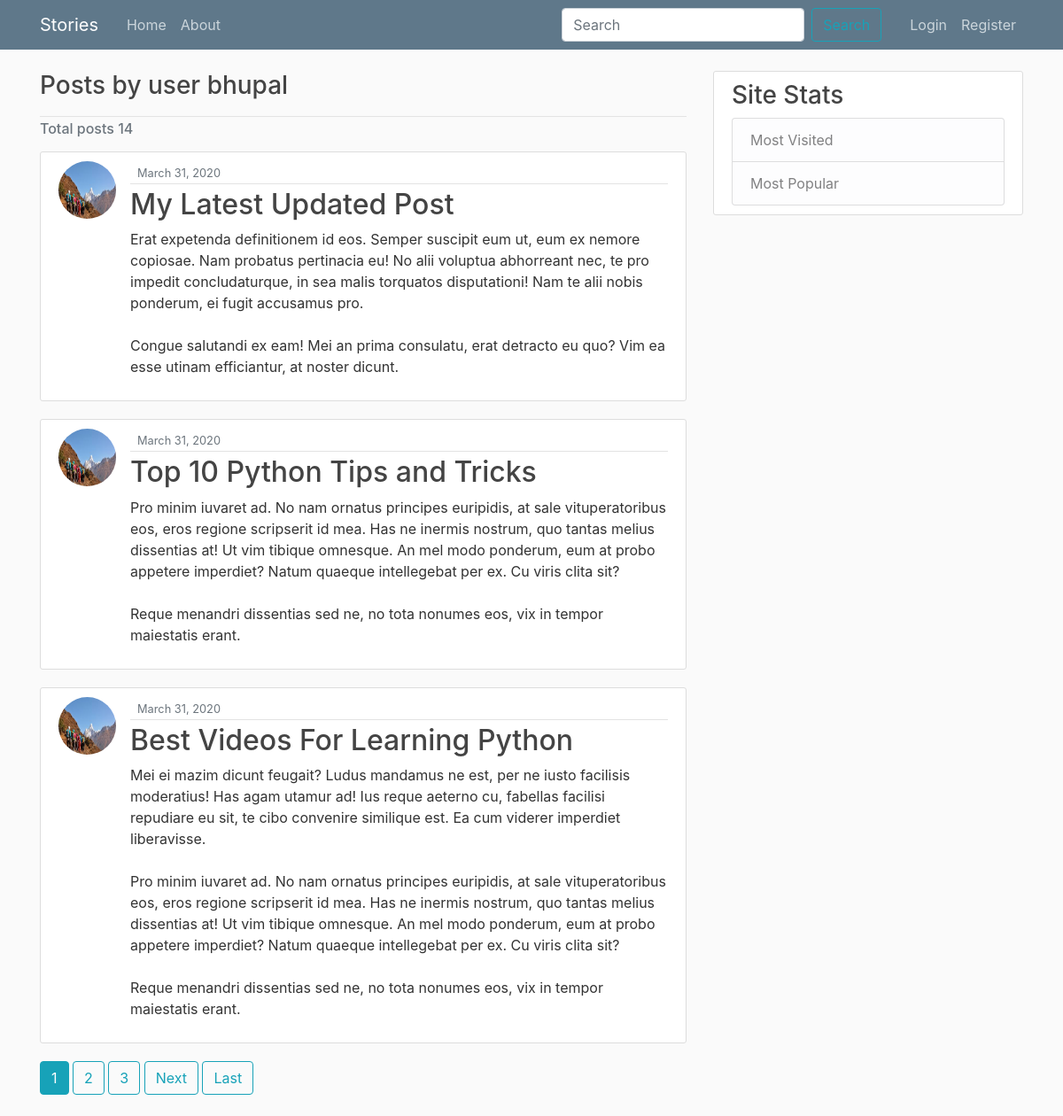
Page /user/bhupal on the earlier database version.
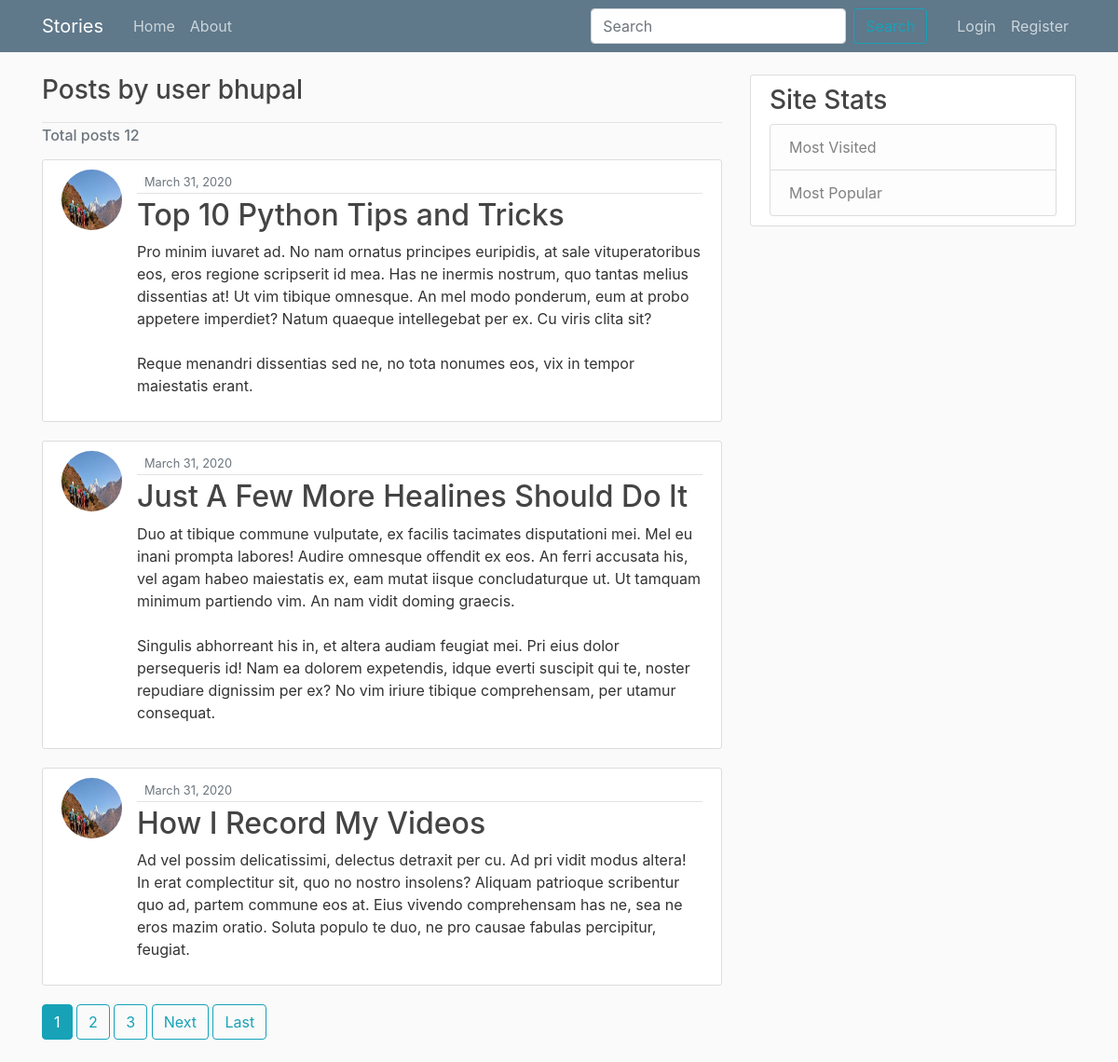
Same page on the later database version.
### blog/models.py (models this page shows, shortened)
class Post(models.Model):
    title = models.CharField(max_length=100)
    content = models.TextField()
    date_posted = models.DateTimeField(default=timezone.now)
    author = models.ForeignKey(User, on_delete=models.CASCADE)

### users/models.py (models this page shows, shortened)
class Profile(models.Model):
    user = models.OneToOneField(User, on_delete=models.CASCADE)
    image = models.ImageField(default='default.jpg', upload_to='profile_pics')

### blog/views.py (the view)
# urls.py: path('user/<str:username>', UserPostListView.as_view(), name='user-posts'),
class UserPostListView(ListView):
    model = Post # query Post model in order to create list view
    template_name = 'blog/user_posts.html' # <app>/<model>_<viewtype>.html
    context_object_name = 'posts'
    ordering = ['-date_posted']
    paginate_by = 3
    def get_queryset(self):
        user = get_object_or_404(
                    User,
                    username=self.kwargs.get('username')
                )
        posts = Post.objects.filter(author=user).order_by('-date_posted')
        return posts

### blog/templates/blog/user_posts.html (shortened to what this page needs)
{% extends "blog/base.html" %}
{% block content %}
    <div class="article-metadata"><h3 class="mb-3">Posts by user {{ view.kwargs.username }}</h3> </div>
    <h6 class="mb-3 text-muted">Total posts {{ page_obj.paginator.count}} </h6>
    {% for post in posts %}
        <article class="media content-section">
          <img class="rounded-circle article-img" src="{{ post.author.profile.image.url }}">
          <div class="media-body">
            <div class="article-metadata">
              <small class="text-muted">{{ post.date_posted|date:"F d, Y" }}</small>
            </div>
            <h2><a class="article-title" href="{% url 'post-detail' post.id %}">{{ post.title }}</a></h2>
            <p class="article-content">{{ post.content }}</p>
          </div>
        </article>
    {% endfor %}
    {% if is_paginated %}
      {% for num in page_obj.paginator.page_range %}
        {% if page_obj.number == num %}
          <a class="btn btn-info mb-4" href="?page={{ num }}">{{ num }}</a>
        {% elif num > page_obj.number|add:'-3' and num < page_obj.number|add:'3' %}
          <a class="btn btn-outline-info mb-4" href="?page={{ num }}">{{ num }}</a>
        {% endif %}
      {% endfor %}
      {% if page_obj.has_next %}
        <a class="btn btn-outline-info mb-4" href="?page={{ page_obj.next_page_number }}">Next</a>
        <a class="btn btn-outline-info mb-4" href="?page={{ page_obj.paginator.num_pages }}">Last</a>
      {% endif %}
  {% endif %}
{% endblock content %}

### blog/templates/blog/base.html (shortened to what this page needs)
{% load static %}
<!DOCTYPE html>
<html>
<head>
    <link rel="stylesheet" href="https://stackpath.bootstrapcdn.com/bootstrap/4.3.1/css/bootstrap.min.css">
    <link rel="stylesheet" type="text/css" href="{% static 'blog/main.css' %}">
</head>
<body>
    <header class="site-header">
        <nav class="navbar navbar-expand-md navbar-dark bg-steel fixed-top">
            <div class="container">
              <a class="navbar-brand mr-4" href="/">Stories</a>
            <div class="collapse navbar-collapse" id="navbarToggle">
                <div class="navbar-nav mr-auto">
                  <a class="nav-item nav-link" href="{% url 'blog-home' %}">Home</a>
                  <a class="nav-item nav-link" href="{% url 'blog-about' %}">About</a>
                </div>
                <div class="navbar-nav ">
                  <div class="navbar-nav mr-4">
                    <form class="form-inline my-2 my-lg-0">
                      <input class="form-control mr-sm-2" type="search" placeholder="Search" aria-label="Search" name="search" >
                      <button class="btn btn-outline-info my-2 my-sm-0" type="submit">Search</button>
                    </form>
                  </div>
                <div class="navbar-nav">
                  {% if user.is_authenticated %}
                    <img class="rounded-circle profile-img hidden-xs" src="{{ request.user.profile.image.url }}">
                    <a class="nav-item nav-link" href="{% url 'profile' %}">{{ request.user.first_name }}</a>
                    <a class="nav-item nav-link" href="{% url 'post-create' %}">New Post</a>
                    <a class="nav-item nav-link" href="{% url 'logout' %}">Logout</a>
                  {% else %}
                      <a class="nav-item nav-link" href="{% url 'login' %}">Login</a>
                      <a class="nav-item nav-link" href="{% url 'register' %}">Register</a>
                  {% endif %}
                </div>
            </div>
          </div>
        </nav>
    </header>
    <main role="main" class="container">
        <div class="row">
          <div class="col-md-8">
            {% block content %} {% endblock %}
          </div>
          <div class="col-md-4">
            <div class="content-section">
              <h3>Site Stats</h3>
                <ul class="list-group">
                  <li class="list-group-item list-group-item-light">Most Visited</li>
                  <li class="list-group-item list-group-item-light">Most Popular</li>
                </ul>
            </div>
          </div>
        </div>
      </main>
</body>
</html>

### blog/static/blog/main.css (style rules this page uses)
body { background: #fafafa; color: #333333; margin-top: 5rem; }
h1, h2, h3, h4, h5, h6 { color: #444444; }
ul { margin: 0; }
.bg-steel { background-color: #5f788a; }
.site-header .navbar-nav .nav-link { color: #cbd5db; }
.content-section { background: #ffffff; padding: 10px 20px; border: 1px solid #dddddd; border-radius: 3px; margin-bottom: 20px; }
.article-title { color: #444444; }
.article-content { white-space: pre-line; }
.article-img { height: 65px; width: 65px; margin-right: 16px; }
.article-metadata { padding-bottom: 1px; margin-bottom: 4px; border-bottom: 1px solid #e3e3e3 }

Differences in the rows shown:
removed Post: author.profile.image (placeholder picture), date_posted "March 31, 2020", title "My Latest Updated Post", content "Erat expetenda definitionem id eos. Semper suscipit eum ut, eum ex nemore copiosae. Nam probatus pertinacia eu! No alii voluptua abhorreant nec, te pro impedit concludaturque, in sea malis torquatos disputationi! Nam te alii nobis ponderum, ei fugit accusamus pro. Congue salutandi ex eam! Mei an prima consulatu, erat detracto eu quo? Vim ea esse utinam efficiantur, at noster dicunt."
removed Post: author.profile.image (placeholder picture), date_posted "March 31, 2020", title "Best Videos For Learning Python", content "Mei ei mazim dicunt feugait? Ludus mandamus ne est, per ne iusto facilisis moderatius! Has agam utamur ad! Ius reque aeterno cu, fabellas facilisi repudiare eu sit, te cibo convenire similique est. Ea cum viderer imperdiet liberavisse. Pro minim iuvaret ad. No nam ornatus principes euripidis, at sale vituperatoribus eos, eros regione scripserit id mea. Has ne inermis nostrum, quo tantas melius dissentias at! Ut vim tibique omnesque. An mel modo ponderum, eum at probo appetere imperdiet? Natum quaeque intellegebat per ex. Cu viris clita sit? Reque menandri dissentias sed ne, no tota nonumes eos, vix in tempor maiestatis erant."
now on this page (row unchanged): Post: author.profile.image (placeholder picture), date_posted "March 31, 2020", title "Just A Few More Healines Should Do It", content "Duo at tibique commune vulputate, ex facilis tacimates disputationi mei. Mel eu inani prompta labores! Audire omnesque offendit ex eos. An ferri accusata his, vel agam habeo maiestatis ex, eam mutat iisque concludaturque ut. Ut tamquam minimum partiendo vim. An nam vidit doming graecis. Singulis abhorreant his in, et altera audiam feugiat mei. Pri eius dolor persequeris id! Nam ea dolorem expetendis, idque everti suscipit qui te, noster repudiare dignissim per ex? No vim iriure tibique comprehensam, per utamur consequat."
now on this page (row unchanged): Post: author.profile.image (placeholder picture), date_posted "March 31, 2020", title "How I Record My Videos", content "Ad vel possim delicatissimi, delectus detraxit per cu. Ad pri vidit modus altera! In erat complectitur sit, quo no nostro insolens? Aliquam patrioque scribentur quo ad, partem commune eos at. Eius vivendo comprehensam has ne, sea ne eros mazim oratio. Soluta populo te duo, ne pro causae fabulas percipitur, feugiat."
Other differences:
{{ page_obj.paginator.count }}: "14" → "12"
